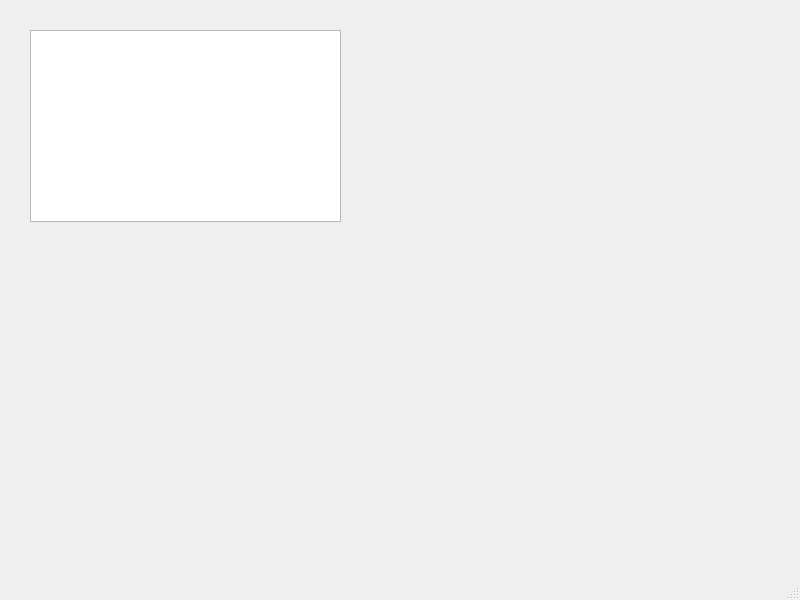
<?xml version="1.0" encoding="UTF-8"?>
<ui version="4.0">
 <class>MainWindow</class>
 <widget class="QMainWindow" name="MainWindow">
  <property name="geometry">
   <rect>
    <x>0</x>
    <y>0</y>
    <width>800</width>
    <height>600</height>
   </rect>
  </property>
  <property name="windowTitle">
   <string>MainWindow</string>
  </property>
  <widget class="QWidget" name="centralwidget">
   <widget class="QListWidget" name="tableProducts">
    <property name="geometry">
     <rect>
      <x>30</x>
      <y>30</y>
      <width>311</width>
      <height>192</height>
     </rect>
    </property>
   </widget>
  </widget>
  <widget class="QMenuBar" name="menubar">
   <property name="geometry">
    <rect>
     <x>0</x>
     <y>0</y>
     <width>800</width>
     <height>21</height>
    </rect>
   </property>
  </widget>
  <widget class="QStatusBar" name="statusbar"/>
 </widget>
 <resources/>
 <connections/>
</ui>
